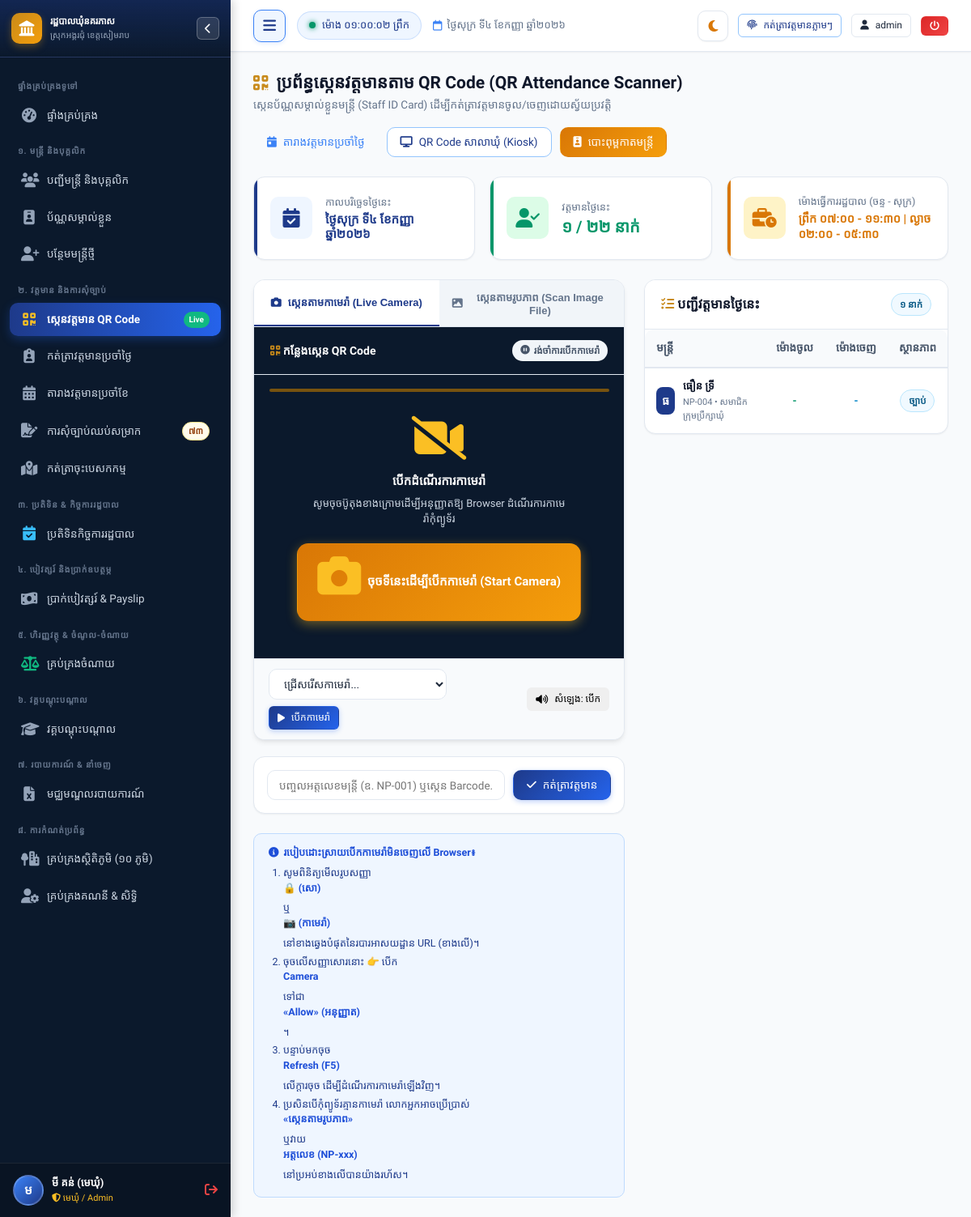
Screenshot of /attendance/scan (signed in) with the database file from the repository.
### tables this page shows
CREATE TABLE attendance (
        id INTEGER PRIMARY KEY AUTOINCREMENT,
        staff_id INTEGER NOT NULL,
        date TEXT NOT NULL,
        check_in_time TEXT,
        check_out_time TEXT,
        status TEXT NOT NULL DEFAULT 'present', -- 'present', 'late', 'early_leave', 'absent', 'on_leave', 'mission'
        remarks TEXT,
        recorded_by INTEGER,
        created_at TIMESTAMP DEFAULT CURRENT_TIMESTAMP,
        UNIQUE(staff_id, date),
        FOREIGN KEY (staff_id) REFERENCES staff (id) ON DELETE CASCADE
    );

CREATE TABLE staff (
        id INTEGER PRIMARY KEY AUTOINCREMENT,
        officer_code TEXT UNIQUE NOT NULL,
        name_kh TEXT NOT NULL,
        name_en TEXT NOT NULL,
        gender TEXT NOT NULL, -- 'ប្រុស', 'ស្រី'
        dob TEXT NOT NULL,
        national_id TEXT,
        phone TEXT,
        email TEXT,
        village TEXT NOT NULL,
        commune TEXT DEFAULT 'នគរភាស',
        district TEXT DEFAULT 'វ៉ារិន',
        province TEXT DEFAULT 'សៀមរាប',
        address TEXT,
        category TEXT NOT NULL, -- 'council', 'clerk', 'contract', 'village'
        position_title_kh TEXT NOT NULL,
        position_title_en TEXT,
        cadre_level TEXT, -- កម្រិតក្របខណ្ឌ
        appointment_date TEXT,
        contract_end_date TEXT,
        base_salary REAL DEFAULT 0,
        position_allowance REAL DEFAULT 0,
        family_allowance REAL DEFAULT 0,
        education_level TEXT,
        photo TEXT,
        status TEXT DEFAULT 'active', -- 'active', 'resigned', 'retired', 'suspended'
        emergency_contact TEXT,
        notes TEXT,
        created_at TIMESTAMP DEFAULT CURRENT_TIMESTAMP,
        updated_at TIMESTAMP DEFAULT CURRENT_TIMESTAMP
    );

### app.py (the view)
@app.route("/attendance/scan")
@login_required
def attendance_scan():
    today_str = date.today().strftime("%Y-%m-%d")
    conn = get_db()
    cursor = conn.cursor()
    cursor.execute("SELECT COUNT(*) FROM staff WHERE status = 'active'")
    total_staff = cursor.fetchone()[0]
    cursor.execute("SELECT COUNT(*) FROM attendance WHERE date = ?", (today_str,))
    today_present = cursor.fetchone()[0]
    cursor.execute("""
        SELECT a.id, a.check_in_time, a.check_out_time, a.status, a.remarks,
               s.id as staff_id, s.officer_code, s.name_kh, s.name_en, s.photo, s.position_title_kh, s.village, s.category
        FROM attendance a
        JOIN staff s ON a.staff_id = s.id
        WHERE a.date = ?
        ORDER BY a.id DESC
    """, (today_str,))
    today_records = cursor.fetchall()
    conn.close()
    today_dt = date.today()
    is_weekend = today_dt.weekday() in [5, 6]
    day_name_kh = "ថ្ងៃសៅរ៍" if today_dt.weekday() == 5 else ("ថ្ងៃអាទិត្យ" if today_dt.weekday() == 6 else "")
    return render_template(
        "attendance/scan.html",
        today_str=today_str,
        today_kh=format_khmer_date(today_dt),
        is_weekend=is_weekend,
        day_name_kh=day_name_kh,
        total_staff=total_staff,
        today_present=today_present,
        today_records=today_records,
        categories=STAFF_CATEGORIES,
        statuses=ATTENDANCE_STATUSES
    )

### app.py (called while the page is built)
@app.template_filter("kh_num")
def kh_num_filter(val):
    return to_khmer_num(val)

### database.py (called while the page is built)
def get_db():
    conn = sqlite3.connect(DB_PATH)
    conn.row_factory = sqlite3.Row
    conn.execute("PRAGMA foreign_keys = ON")
    return conn

### utils/helpers.py (called while the page is built)
def to_khmer_num(number_or_str):
    if number_or_str is None:
        return ""
    s = str(number_or_str)
    return "".join(KHMER_DIGITS.get(ch, ch) for ch in s)

def format_khmer_date(date_val, include_day_name=True):
    if not date_val:
        return ""
    if isinstance(date_val, str):
        try:
            date_val = datetime.strptime(date_val[:10], "%Y-%m-%d").date()
        except Exception:
            return date_val
    day_name = KHMER_DAYS[date_val.weekday()] if include_day_name else ""
    day_num = to_khmer_num(date_val.day)
    month_name = KHMER_MONTHS[date_val.month]
    year_num = to_khmer_num(date_val.year)
    if include_day_name:
        return f"{day_name} ទី{day_num} ខែ{month_name} ឆ្នាំ{year_num}"
    return f"ថ្ងៃទី{day_num} ខែ{month_name} ឆ្នាំ{year_num}"

def login_required(f):
    @wraps(f)
    def decorated_function(*args, **kwargs):
        if 'user_id' not in session:
            flash("សូមចូលប្រើប្រាស់ប្រព័ន្ធជាមុនសិន!", "warning")
            return redirect(url_for('login'))
        return f(*args, **kwargs)
    return decorated_function

### templates/attendance/scan.html (shortened to what this page needs)
{% extends "base.html" %}
{% block content %}
<div class="page-header">
  <div class="page-header-title">
    <h1>
      <i class="fa-solid fa-qrcode text-gold"></i>
      <span>ប្រព័ន្ធស្កេនវត្តមានតាម QR Code (QR Attendance Scanner)</span>
    </h1>
    <p>ស្កេនប័ណ្ណសម្គាល់ខ្លួនមន្ត្រី (Staff ID Card) ដើម្បីកត់ត្រាវត្តមានចូល/ចេញដោយស្វ័យប្រវត្តិ</p>
  </div>
  <div class="page-actions">
    <a href="{{ url_for('attendance_daily') }}" class="btn btn-outline-secondary">
      <i class="fa-solid fa-calendar-day"></i> តារាងវត្តមានប្រចាំថ្ងៃ
    </a>
    <a href="{{ url_for('attendance_kiosk_qr') }}" target="_blank" class="btn btn-outline-primary">
      <i class="fa-solid fa-display"></i> QR Code សាលាឃុំ (Kiosk)
    </a>
    <a href="{{ url_for('staff_id_cards_batch') }}" class="btn btn-warning">
      <i class="fa-solid fa-id-badge"></i> បោះពុម្ពកាតមន្ត្រី
    </a>
  </div>
</div>
<div class="stats-grid" style="grid-template-columns: repeat(auto-fit, minmax(200px, 1fr)); margin-bottom: 24px;">
  <div class="stat-card" style="--stat-color: #1e3a8a;">
    <div class="stat-icon-wrapper">
      <i class="fa-solid fa-calendar-check"></i>
    </div>
    <div class="stat-details">
      <div class="stat-label">កាលបរិច្ឆេទថ្ងៃនេះ</div>
      <div class="stat-number" style="font-size: 15px; color: #1e3a8a;">{{ today_kh }}</div>
    </div>
  </div>
  <div class="stat-card" style="--stat-color: #059669;">
    <div class="stat-icon-wrapper" style="--stat-bg: #dcfce7;">
      <i class="fa-solid fa-user-check"></i>
    </div>
    <div class="stat-details">
      <div class="stat-label">វត្តមានថ្ងៃនេះ</div>
      <div class="stat-number" id="stat-today-present" style="font-size: 20px; color: #059669;">
        {{ today_present | kh_num }} / {{ total_staff | kh_num }} នាក់
      </div>
    </div>
  </div>
  <div class="stat-card" style="--stat-color: #d97706;">
    <div class="stat-icon-wrapper" style="--stat-bg: #fef3c7;">
      <i class="fa-solid fa-business-time"></i>
    </div>
    <div class="stat-details">
      <div class="stat-label">ម៉ោងធ្វើការរដ្ឋបាល (ចន្ទ - សុក្រ)</div>
      <div class="stat-number" style="font-size: 14.5px; color: #d97706; line-height: 1.35;">
        ព្រឹក ០៧:០០ - ១១:៣០ | ល្ងាច ០២:០០ - ០៥:៣០
      </div>
    </div>
  </div>
</div>
<div class="qr-scanner-layout">
  <div>
    <div class="scanner-card">
      <div class="scanner-tab-bar">
        <button id="tab-btn-camera" class="scanner-tab-btn active" onclick="switchScannerTab('camera')">
          <i class="fa-solid fa-camera"></i> ស្កេនតាមកាមេរ៉ា (Live Camera)
        </button>
        <button id="tab-btn-file" class="scanner-tab-btn" onclick="switchScannerTab('file')">
          <i class="fa-solid fa-image"></i> ស្កេនតាមរូបភាព (Scan Image File)
        </button>
      </div>
      <div class="card-header" style="background: #0b192c; color: #ffffff; display: flex; justify-content: space-between; align-items: center;">
        <div style="font-weight: 600; font-size: 14px;">
          <i class="fa-solid fa-qrcode text-gold"></i> កន្លែងស្កេន QR Code
        </div>
        <span id="camera-status-badge" class="badge" style="background: #f1f5f9; color: #475569;">
          <i class="fa-solid fa-circle-pause"></i> រង់ចាំការបើកកាមេរ៉ា
        </span>
      </div>
      <div id="camera-mode-container">
        <div class="scanner-viewport-wrapper">
          <div id="reader"></div>
          <div id="camera-prompt-box" class="camera-permission-prompt">
            <i class="fa-solid fa-video-slash"></i>
            <h4>បើកដំណើរការកាមេរ៉ា</h4>
            <p>សូមចុចប៊ូតុងខាងក្រោមដើម្បីអនុញ្ញាតឱ្យ Browser ដំណើរការកាមេរ៉ាកុំព្យូទ័រ</p>
            <button id="btn-allow-camera" class="btn btn-warning btn-lg" style="font-weight: 700; box-shadow: 0 4px 14px rgba(251, 191, 36, 0.4);">
              <i class="fa-solid fa-camera"></i> ចុចទីនេះដើម្បីបើកកាមេរ៉ា (Start Camera)
            </button>
          </div>
        </div>
        <div class="scanner-controls-bar">
          <div style="display: flex; gap: 8px; align-items: center; flex: 1; flex-wrap: wrap;">
            <select id="camera-select" class="form-select form-select-sm" style="max-width: 220px;">
              <option value="">ជ្រើសរើសកាមេរ៉ា...</option>
            </select>
            <button id="btn-toggle-cam" class="btn btn-sm btn-primary">
              <i class="fa-solid fa-play"></i> បើកកាមេរ៉ា
            </button>
          </div>
          <div>
            <button id="btn-sound-toggle" class="btn btn-sm btn-outline-secondary" title="បិទ/បើកសំឡេង">
              <i class="fa-solid fa-volume-high"></i> សំឡេង: បើក
            </button>
          </div>
        </div>
      </div>
    </div>
    <div class="card" style="margin-top: 20px;">
      <div class="card-body" style="padding: 16px;">
        <form id="manual-scan-form" style="display: flex; gap: 10px;">
          <input type="text" id="manual-officer-code" class="form-control" placeholder="បញ្ចូលអត្តលេខមន្ត្រី (ឧ. NP-001) ឬស្កេន Barcode..." autofocus autocomplete="off">
          <button type="submit" class="btn btn-primary" style="white-space: nowrap;">
            <i class="fa-solid fa-check"></i> កត់ត្រាវត្តមាន
          </button>
        </form>
      </div>
    </div>
    <div class="cam-troubleshoot-box">
      <strong><i class="fa-solid fa-circle-info"></i> របៀបដោះស្រាយបើកកាមេរ៉ាមិនចេញលើ Browser៖</strong>
      <ol>
        <li>សូមពិនិត្យមើលរូបសញ្ញា <strong>🔒 (សោ)</strong> ឬ <strong>📷 (កាមេរ៉ា)</strong> នៅខាងឆ្វេងបំផុតនៃរបារអាសយដ្ឋាន URL (ខាងលើ)។</li>
        <li>ចុចលើសញ្ញាសោរនោះ 👉 បើក <strong>Camera</strong> ទៅជា <strong>«Allow» (អនុញ្ញាត)</strong>។</li>
        <li>បន្ទាប់មកចុច <strong>Refresh (F5)</strong> លើក្តារចុច ដើម្បីដំណើរការកាមេរ៉ាឡើងវិញ។</li>
        <li>ប្រសិនបើកុំព្យូទ័រគ្មានកាមេរ៉ា លោកអ្នកអាចប្រើប្រាស់ <strong>«ស្កេនតាមរូបភាព»</strong> ឬវាយ <strong>អត្តលេខ (NP-xxx)</strong> នៅប្រអប់ខាងលើបានយ៉ាងរហ័ស។</li>
      </ol>
    </div>
  </div>
  <div>
    <div class="card">
      <div class="card-header" style="display: flex; justify-content: space-between; align-items: center;">
        <div class="card-title">
          <span><i class="fa-solid fa-list-check text-gold"></i> បញ្ជីវត្តមានថ្ងៃនេះ</span>
        </div>
        <span class="badge badge-info" id="feed-count-badge">{{ today_records|length | kh_num }} នាក់</span>
      </div>
      <div class="card-body" style="padding: 0; max-height: 540px; overflow-y: auto;">
        <div class="table-responsive">
          <table class="custom-table today-feed-table">
            <thead>
              <tr>
                <th>មន្ត្រី</th>
                <th style="text-align: center;">ម៉ោងចូល</th>
                <th style="text-align: center;">ម៉ោងចេញ</th>
                <th style="text-align: center;">ស្ថានភាព</th>
              </tr>
            </thead>
            <tbody id="today-attendance-tbody">
              {% for a in today_records %}
              <tr id="att-row-{{ a.staff_id }}">
                <td>
                  <div style="display: flex; align-items: center; gap: 10px;">
                    {% if a.photo %}
                    <img src="{{ url_for('static', filename='uploads/' + a.photo) }}" alt="{{ a.name_kh }}" style="width: 34px; height: 34px; border-radius: 8px; object-fit: cover;">
                    {% else %}
                    <div style="width: 34px; height: 34px; border-radius: 8px; background: #1e3a8a; color: #ffffff; display: flex; align-items: center; justify-content: center; font-size: 14px; font-weight: bold;">
                      {{ a.name_kh[:1] }}
                    </div>
                    {% endif %}
                    <div>
                      <div style="font-weight: 600; font-size: 13px; color: var(--primary-dark);">{{ a.name_kh }}</div>
                      <div style="font-size: 11px; color: var(--text-muted);">{{ a.officer_code }} • {{ a.position_title_kh }}</div>
                    </div>
                  </div>
                </td>
                <td style="text-align: center; font-weight: 600; color: #059669; font-size: 13px;">
                  {{ a.check_in_time or '-' }}
                </td>
                <td style="text-align: center; font-weight: 600; color: #0284c7; font-size: 13px;">
                  {{ a.check_out_time or '-' }}
                </td>
                <td style="text-align: center;">
                  {% set st = statuses.get(a.status, {}) %}
                  <span class="badge {{ st.badge }}">{{ st.label_kh }}</span>
                </td>
              </tr>
              {% endfor %}
            </tbody>
          </table>
        </div>
      </div>
    </div>
  </div>
</div>
{% endblock %}

### templates/attendance/scan.html (style rules this page uses)
.qr-scanner-layout { display: grid; grid-template-columns: 1.1fr 0.9fr; gap: 24px; align-items: start; }
.scanner-card { background: #ffffff; border-radius: var(--radius-lg); border: 1px solid var(--border-color); box-shadow: var(--shadow-md); overflow: hidden; }
.scanner-viewport-wrapper { background: #0b192c; padding: 16px; position: relative; display: flex; flex-direction: column; align-items: center; justify-content: center; min-height: 350px; }
#reader { width: 100% !important; max-width: 420px !important; border-radius: 12px !important; overflow: hidden !important; border: 2px solid rgba(200, 138, 26, 0.6) !important; background: #000000 !important; }
.camera-permission-prompt { display: flex; flex-direction: column; align-items: center; justify-content: center; text-align: center; padding: 30px 20px; color: #ffffff; z-index: 5; }
.camera-permission-prompt i { font-size: 54px; color: #fbbf24; margin-bottom: 16px; }
.camera-permission-prompt h4 { font-family: var(--font-moul); font-size: 15px; color: #ffffff; margin-bottom: 8px; }
.camera-permission-prompt p { font-size: 13px; color: #cbd5e1; max-width: 320px; margin-bottom: 20px; line-height: 1.5; }
.scanner-tab-bar { display: flex; background: #f1f5f9; border-bottom: 1px solid var(--border-color); }
.scanner-tab-btn { flex: 1; padding: 12px 16px; border: none; background: transparent; font-size: 13px; font-weight: 600; color: #64748b; cursor: pointer; display: flex; align-items: center; justify-content: center; gap: 8px; transition: all 0.2s ease; }
.scanner-tab-btn.active { background: #ffffff; color: var(--primary); border-bottom: 2px solid var(--primary); }
.scanner-controls-bar { padding: 12px 18px; background: #f8fafc; border-top: 1px solid var(--border-color); display: flex; align-items: center; justify-content: space-between; gap: 12px; flex-wrap: wrap; }
.cam-troubleshoot-box { background: #eff6ff; border: 1px solid #bfdbfe; border-radius: 10px; padding: 14px 18px; font-size: 12.5px; color: #1e3a8a; line-height: 1.5; margin-top: 20px; }
.cam-troubleshoot-box strong { display: flex; align-items: center; gap: 6px; margin-bottom: 6px; color: #1d4ed8; }
.cam-troubleshoot-box ol { margin-left: 18px; margin-bottom: 0; }
.cam-troubleshoot-box li { margin-bottom: 4px; }

### rows the page displays
attendance: name_kh "ធ", name_kh "ធឿន ទ្រី", officer_code "NP-004", position_title_kh "សមាជិកក្រុមប្រឹក្សាឃុំ", check_in_time "-", check_out_time "-", label_kh "ច្បាប់"

### other values shown
{{ pending_leaves_count | kh_num }} "៧៣"
{{ session.full_name[:1] if session.full_name else 'U' }} "ម"
{{ session.full_name or 'មន្ត្រីឃុំ' }} "មី គន់ (មេឃុំ)"
{{ today_khmer }} "ថ្ងៃសុក្រ ទី៤ ខែកញ្ញា ឆ្នាំ២០២៦"
{{ session.username }} "admin"
{{ today_kh }} "ថ្ងៃសុក្រ ទី៤ ខែកញ្ញា ឆ្នាំ២០២៦"
{{ today_present | kh_num }} "១"
{{ total_staff | kh_num }} "២២"
{{ today_records|length | kh_num }} "១"
